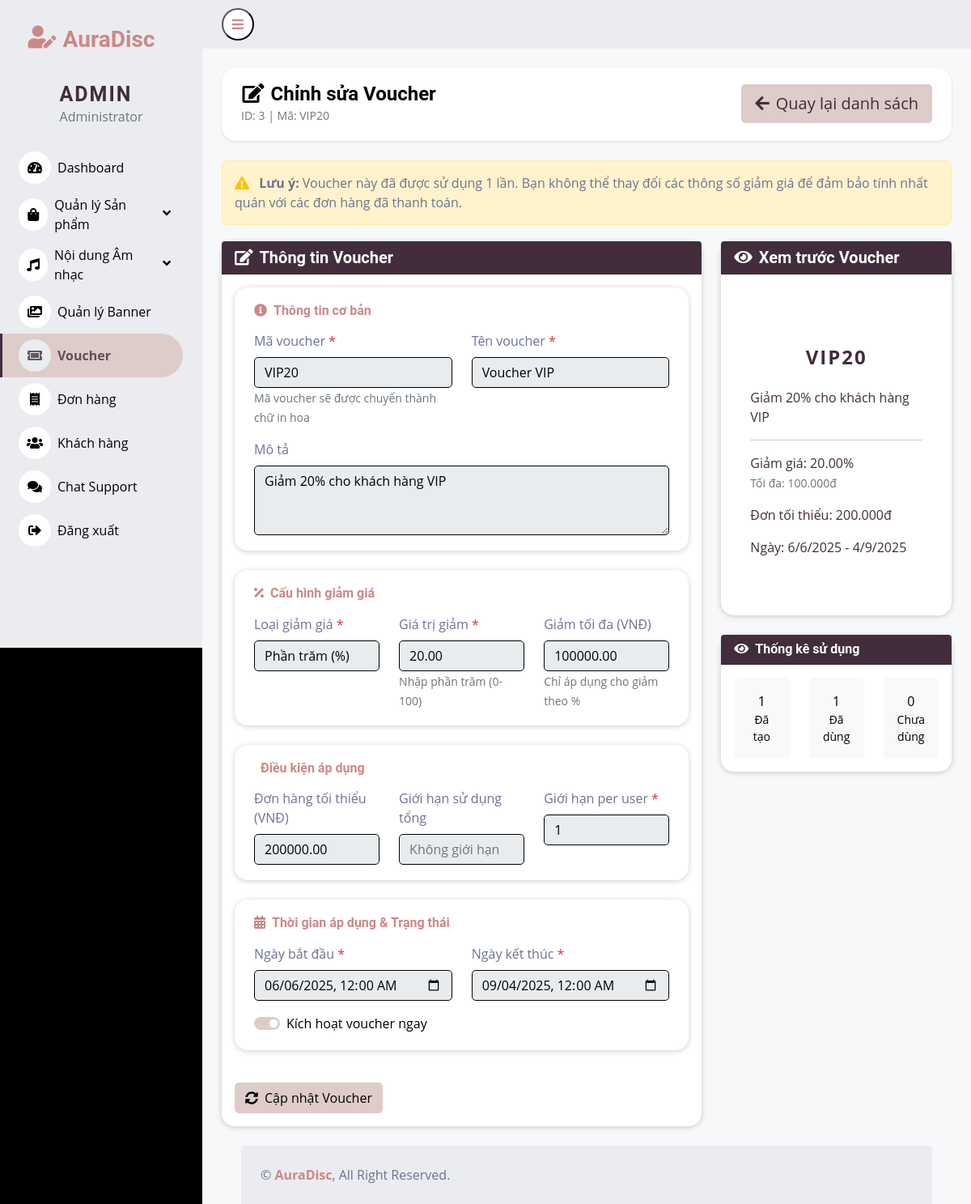
Page /admin/pages/voucher/voucher_edit.php?id=3 (signed in) on the committed database.
### tables this page shows
CREATE TABLE `vouchers` (
  `voucher_id` int(11) NOT NULL,
  `voucher_code` varchar(50) NOT NULL,
  `voucher_name` varchar(255) NOT NULL,
  `description` text DEFAULT NULL,
  `discount_type` enum('percentage','fixed_amount') NOT NULL,
  `discount_value` decimal(10,2) NOT NULL,
  `min_order_amount` decimal(10,2) DEFAULT 0.00,
  `max_discount_amount` decimal(10,2) DEFAULT NULL,
  `usage_limit` int(11) DEFAULT NULL,
  `used_count` int(11) DEFAULT 0,
  `per_user_limit` int(11) DEFAULT 1,
  `start_date` date NOT NULL,
  `end_date` date NOT NULL,
  `is_active` tinyint(1) DEFAULT 1,
  `created_at` timestamp NOT NULL DEFAULT current_timestamp(),
  `updated_at` timestamp NOT NULL DEFAULT current_timestamp() ON UPDATE current_timestamp()
);

### admin/pages/voucher/voucher_edit.php (the view, shortened to what this page needs)
<?php
require_once '../../../config/database.php';
$voucher_id = isset($_GET['id']) ? intval($_GET['id']) : 0;
$sql = "SELECT * FROM vouchers WHERE voucher_id = ?";
$stmt = $conn->prepare($sql);
$stmt->bind_param("i", $voucher_id);
$stmt->execute();
$result = $stmt->get_result();
$voucher = $result->fetch_assoc();
$stats_sql = "SELECT
    COUNT(*) as total_assigned,
    SUM(CASE WHEN is_used = 1 THEN 1 ELSE 0 END) as total_used,
    SUM(CASE WHEN is_used = 0 THEN 1 ELSE 0 END) as total_unused
    FROM user_vouchers WHERE voucher_id = ?";
$stats_stmt = $conn->prepare($stats_sql);
$stats_stmt->bind_param("i", $voucher_id);
$stats_stmt->execute();
$stats_result = $stats_stmt->get_result();
$stats = $stats_result->fetch_assoc();
$form_data = [];
if (!empty($errors)) {
    $form_data = $_POST;
} else {
    $form_data = $voucher;
}
?>
<!DOCTYPE html>
<html lang="vi">
<head>
    <link href="/WEB_MXH/admin/pages/dashboard/css/bootstrap.min.css" rel="stylesheet">
    <link href="https://cdnjs.cloudflare.com/ajax/libs/font-awesome/5.10.0/css/all.min.css" rel="stylesheet">
    <link href="https://cdn.jsdelivr.net/npm/bootstrap-icons@1.4.1/font/bootstrap-icons.css" rel="stylesheet">
    <link href="/WEB_MXH/admin/pages/dashboard/css/style.css" rel="stylesheet">
</head>
<body>
<div class="container-fluid position-relative d-flex p-0">
    <?php
    if (file_exists(__DIR__.'/../dashboard/sidebar.php')) {
        include __DIR__.'/../dashboard/sidebar.php';
    } else {
        echo "<div>Sidebar not found</div>";
    }
    ?>
    <div class="content">
        <?php
        if (file_exists(__DIR__.'/../dashboard/navbar.php')) {
            include __DIR__.'/../dashboard/navbar.php';
        } else {
            echo "<div>Navbar not found</div>";
        }
        ?>
        <div class="container-fluid pt-4 px-4">
            <div class="header-section">
                <div class="row align-items-center">
                    <div class="col-md-6">
                        <h2><i class="fas fa-edit me-2" style="color: #000 !important;"></i><span style="color: #000 !important;">Chỉnh sửa Voucher</span></h2>
                        <small class="text-muted">ID: <?php echo $voucher_id; ?> | Mã: <?php echo htmlspecialchars($voucher['voucher_code']); ?></small>
                    </div>
                    <div class="col-md-6 text-end">
                        <a href="voucher_list.php" class="btn btn-lg" style="background-color: #deccca !important; color: #412d3b !important; border-color: #deccca !important;">
                            <i class="fas fa-arrow-left me-2"></i>Quay lại danh sách
                        </a>
                    </div>
                </div>
            </div>
        <?php if ($stats['total_used'] > 0): ?>
            <div class="warning-box">
                <i class="fas fa-exclamation-triangle text-warning me-2"></i>
                <strong>Lưu ý:</strong> Voucher này đã được sử dụng <?php echo $stats['total_used']; ?> lần.
                Bạn không thể thay đổi các thông số giảm giá để đảm bảo tính nhất quán với các đơn hàng đã thanh toán.
            </div>
        <?php endif; ?>
        <div class="row">
            <div class="col-md-8">
                <div class="card">
                    <div class="card-header" style="background-color: #412d3b !important;">
                        <h5 class="mb-0" style="color: #fff !important;"><i class="fas fa-edit me-2" style="color: #fff !important;"></i>Thông tin Voucher</h5>
                    </div>
                    <div class="card-body">
                        <form method="POST" id="voucherForm">
                            <div class="form-section">
                                <h6 class="text-primary mb-3"><i class="fas fa-info-circle me-2"></i>Thông tin cơ bản</h6>
                                <div class="row">
                                    <div class="col-md-6">
                                        <label class="form-label">Mã voucher <span class="text-danger">*</span></label>
                                        <input type="text" class="form-control" name="voucher_code" id="voucher_code"
                                               placeholder="VD: SALE10, WELCOME20" maxlength="50" required
                                               value="<?php echo htmlspecialchars($form_data['voucher_code']); ?>" <?php echo ($stats['total_used'] > 0) ? 'readonly' : ''; ?> style="background-color: #e9ecef !important; color: #000 !important;">
                                        <small class="text-muted">Mã voucher sẽ được chuyển thành chữ in hoa</small>
                                    </div>
                                    <div class="col-md-6">
                                        <label class="form-label">Tên voucher <span class="text-danger">*</span></label>
                                        <input type="text" class="form-control" name="voucher_name"
                                               placeholder="VD: Giảm giá 10% cho khách hàng mới" required
                                               value="<?php echo htmlspecialchars($form_data['voucher_name']); ?>" style="background-color: #e9ecef !important; color: #000 !important;">
                                    </div>
                                </div>
                                <div class="mt-3">
                                    <label class="form-label">Mô tả</label>
                                    <textarea class="form-control" name="description" rows="3"
                                              placeholder="Mô tả chi tiết về voucher..." style="background-color: #e9ecef !important; color: #000 !important;"><?php echo htmlspecialchars($form_data['description']); ?></textarea>
                                </div>
                            </div>
                            <div class="form-section">
                                <h6 class="text-primary mb-3"><i class="fas fa-percentage me-2"></i>Cấu hình giảm giá</h6>
                                <div class="row">
                                    <div class="col-md-4">
                                        <label class="form-label">Loại giảm giá <span class="text-danger">*</span></label>
                                        <select class="form-control" name="discount_type" id="discount_type" required <?php echo ($stats['total_used'] > 0) ? 'disabled' : ''; ?> style="background-color: #e9ecef !important; color: #000 !important;">
                                            <option value="percentage" <?php echo ($form_data['discount_type'] == 'percentage') ? 'selected' : ''; ?>>Phần trăm (%)</option>
                                        </select>
                                    </div>
                                    <div class="col-md-4">
                                        <label class="form-label">Giá trị giảm <span class="text-danger">*</span></label>
                                        <input type="number" class="form-control" name="discount_value" id="discount_value"
                                               step="0.01" min="0" required
                                               value="<?php echo htmlspecialchars($form_data['discount_value']); ?>" <?php echo ($stats['total_used'] > 0) ? 'readonly' : ''; ?> style="background-color: #e9ecef !important; color: #000 !important;">
                                        <small class="text-muted">Nhập phần trăm (0-100)</small>
                                    </div>
                                    <div class="col-md-4" id="max_discount_section">
                                        <label class="form-label">Giảm tối đa (VNĐ)</label>
                                        <input type="number" class="form-control" name="max_discount_amount"
                                               step="1000" min="0" placeholder="Không giới hạn"
                                               value="<?php echo htmlspecialchars($form_data['max_discount_amount']); ?>" <?php echo ($stats['total_used'] > 0) ? 'readonly' : ''; ?> style="background-color: #e9ecef !important; color: #000 !important;">
                                        <small class="text-muted">Chỉ áp dụng cho giảm theo %</small>
                                    </div>
                                </div>
                            </div>
                            <div class="form-section">
                                <h6 class="text-primary mb-3"><i class="fas fa-rules me-2"></i>Điều kiện áp dụng</h6>
                                <div class="row">
                                    <div class="col-md-4">
                                        <label class="form-label">Đơn hàng tối thiểu (VNĐ)</label>
                                        <input type="number" class="form-control" name="min_order_amount"
                                               step="1000" min="0"
                                               value="<?php echo htmlspecialchars($form_data['min_order_amount']); ?>" <?php echo ($stats['total_used'] > 0) ? 'readonly' : ''; ?> style="background-color: #e9ecef !important; color: #000 !important;">
                                    </div>
                                    <div class="col-md-4">
                                        <label class="form-label">Giới hạn sử dụng tổng</label>
                                        <input type="number" class="form-control" name="usage_limit"
                                               min="1" placeholder="Không giới hạn"
                                               value="<?php echo htmlspecialchars($form_data['usage_limit']); ?>" style="background-color: #e9ecef !important; color: #000 !important;">
                                    </div>
                                    <div class="col-md-4">
                                        <label class="form-label">Giới hạn per user <span class="text-danger">*</span></label>
                                        <input type="number" class="form-control" name="per_user_limit"
                                               min="1" required
                                               value="<?php echo htmlspecialchars($form_data['per_user_limit']); ?>" style="background-color: #e9ecef !important; color: #000 !important;">
                                    </div>
                                </div>
                            </div>
                            <div class="form-section">
                                <h6 class="text-primary mb-3"><i class="fas fa-calendar-alt me-2"></i>Thời gian áp dụng & Trạng thái</h6>
                                <div class="row">
                                    <div class="col-md-6">
                                        <label class="form-label">Ngày bắt đầu <span class="text-danger">*</span></label>
                                        <input type="datetime-local" class="form-control" name="start_date" required
                                               value="<?php echo date('Y-m-d\TH:i', strtotime($form_data['start_date'])); ?>" style="background-color: #e9ecef !important; color: #000 !important;">
                                    </div>
                                    <div class="col-md-6">
                                        <label class="form-label">Ngày kết thúc <span class="text-danger">*</span></label>
                                        <input type="datetime-local" class="form-control" name="end_date" required
                                               value="<?php echo date('Y-m-d\TH:i', strtotime($form_data['end_date'])); ?>" style="background-color: #e9ecef !important; color: #000 !important;">
                                    </div>
                                </div>
                                <div class="form-check form-switch mt-3">
                                    <input class="form-check-input" type="checkbox" id="is_active" name="is_active"
                                           <?php echo ($form_data['is_active'] == 1) ? 'checked' : ''; ?> style="background-color: #deccca !important; border-color: #deccca !important;">
                                    <label class="form-check-label" for="is_active" style="color: #000 !important;">Kích hoạt voucher ngay</label>
                                </div>
                            </div>
                            <button type="submit" name="update_voucher" class="btn btn-primary mt-3" style="background-color: #deccca !important; color: #000 !important; border-color: #deccca !important;">
                                <i class="fas fa-sync-alt me-2"></i>Cập nhật Voucher
                            </button>
                        </form>
                    </div>
                </div>
            </div>
            <div class="col-md-4">
                <div class="card mb-4">
                    <div class="card-header" style="background-color: #412d3b !important;">
                        <h5 class="mb-0" style="color: #fff !important;"><i class="fas fa-eye me-2" style="color: #fff !important;"></i>Xem trước Voucher</h5>
                    </div>
                    <div class="card-body">
                        <div class="preview-voucher">
                            <h4 id="preview_name">Tên Voucher</h4>
                            <div class="voucher-code-display" id="preview_code">MÃ VOUCHER</div>
                            <p id="preview_desc">Mô tả voucher...</p>
                            <hr>
                            <p>Giảm giá: <span id="preview_discount">0%</span></p>
                            <p id="preview_min_order">Đơn tối thiểu: 0đ</p>
                            <p id="preview_dates">Ngày: DD/MM/YYYY - DD/MM/YYYY</p>
                        </div>
                    </div>
                </div>
                <div class="card">
                    <div class="card-header" style="background-color: #412d3b !important;">
                        <h6 class="mb-0" style="color: #fff !important;"><i class="fas fa-eye me-2" style="color: #fff !important;"></i>Thống kê sử dụng</h6>
                    </div>
                    <div class="card-body">
                        <div class="row text-center">
                            <div class="col-4">
                                <div class="p-3 rounded-3 stat-box">
                                    <div class="stats-number" style="color: #000 !important;"><?php echo $stats['total_assigned']; ?></div>
                                    <small style="color: #000 !important;">Đã tạo</small>
                                </div>
                            </div>
                            <div class="col-4">
                                <div class="p-3 rounded-3 stat-box">
                                    <div class="stats-number" style="color: #000 !important;"><?php echo $stats['total_used']; ?></div>
                                    <small style="color: #000 !important;">Đã dùng</small>
                                </div>
                            </div>
                            <div class="col-4">
                                <div class="p-3 rounded-3 stat-box">
                                    <div class="stats-number" style="color: #000 !important;"><?php echo $stats['total_unused']; ?></div>
                                    <small style="color: #000 !important;">Chưa dùng</small>
                                </div>
                            </div>
                        </div>
                    </div>
                </div>
            </div>
        </div>
        <?php
        if (file_exists(__DIR__.'/../dashboard/footer.php')) {
            include __DIR__.'/../dashboard/footer.php';
        } else {
            echo "<div>Footer not found</div>";
        }
        ?>
    </div>
</div>
</body>
</html>

### rows in the picture
vouchers: voucher_code "VIP20", voucher_name "Voucher VIP", description "Giảm 20% cho khách hàng VIP", discount_type "Phần trăm (%)", discount_value "20.00", max_discount_amount "100000.00", min_order_amount "200000.00", per_user_limit "1", start_date "06/06/2025 00:00", end_date "09/04/2025 00:00", is_active "☑"

### other values in the picture
$voucher_id "3"
$stats['total_used'] "1"
$stats['total_assigned'] "1"
$stats['total_unused'] "0"
